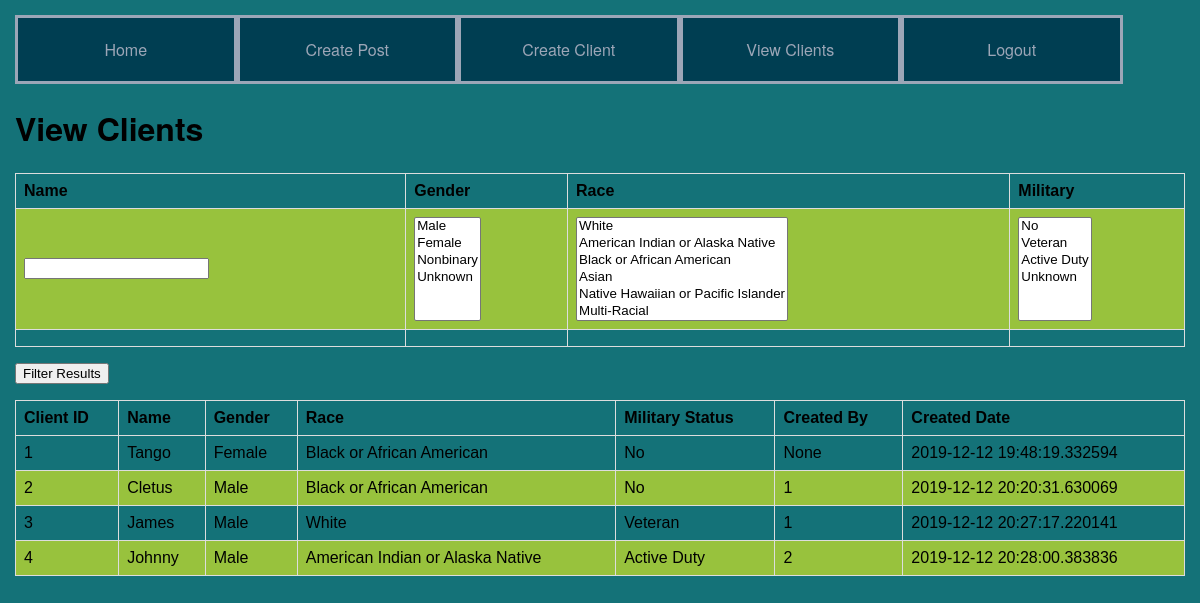
The app's page /view_clients (signed in), older data.
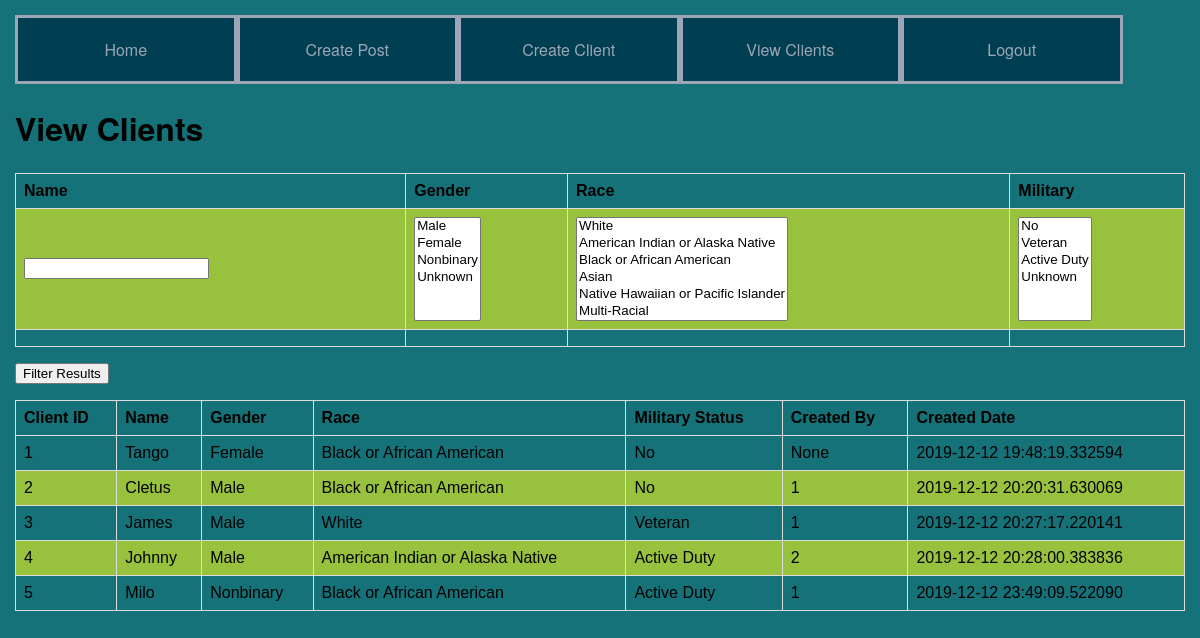
The same page, newer data.
### app/models.py (models this page shows, shortened)
class Client(db.Model):
	id = db.Column(db.Integer, primary_key = True)
	name = db.Column(db.String(30))
	gender = db.Column(db.Integer)
	race = db.Column(db.Integer)
	military = db.Column(db.Integer)
	created_date = db.Column(db.DateTime, index = True, default = datetime.utcnow)
	created_by = db.Column(db.Integer, db.ForeignKey('user.id'))

### app/routes.py (the view, shortened to what this page needs)
@app.route('/view_clients', methods = ['GET', 'POST'])
@login_required
def view_clients():
	lists = Lists()
	form = FilterClients()
	clients = Client.query.all()
	return render_template('view_clients.html', title = 'Clients', clients = clients, lists = lists, form = form)

### app/forms.py
class FilterClients(FlaskForm):
	gender_list_choices = list(zip(lists.genders.keys(), lists.genders.values()))
	race_choices = list(zip(lists.race.keys(), lists.race.values()))
	military_status = list(zip(lists.military.keys(), lists.military.values()))
	name = StringField('Name')
	gender = SelectField('Gender', choices = gender_list_choices, validators = [Optional()], coerce = int)
	race = SelectField('Race', choices = race_choices, validators = [Optional()], coerce = int)
	military = SelectField('Military', choices = military_status, validators = [Optional()], coerce = int)
	submit = SubmitField('Filter Results')

### app/models.py (called while the page is built)
@login.user_loader
def load_user(id):
	return User.query.get(int(id))

### app/templates/view_clients.html (shortened to what this page needs)
{% extends "base.html" %}
{% block content %}
	<h1>View Clients</h1>
	<form action="" method="post">
		<table>
			<tr>
				<th>{{ form.name.label }}</th>
				<th>{{ form.gender.label }}</th>
				<th>{{ form.race.label }}</th>
				<th>{{ form.military.label }}</th>
			</tr>
			<tr>
				<td>{{ form.name(size=20) }}</td>
				<td>{{ form.gender(size=6) }}</td>
				<td>{{ form.race(size=6) }}</td>
				<td>{{ form.military(size=6) }}</td>
			</tr>
			<tr>
				<td>
				</td>
				<td>
				</td>
				<td>
				</td>
				<td>
				</td>
			</tr>
		</table>
		<p> {{ form.submit() }} </p>
	</form>
	<table>
		<tr>
			<th>Client ID</th>
			<th>Name</th>
			<th>Gender</th>
			<th>Race</th>
			<th>Military Status</th>
			<th>Created By</th>
			<th>Created Date</th>
		<tr>
		{% for c in clients %}
		<tr>
			<td>{{ c.id }}</td>
			<td>{{ c.name }}</td>
			<td>{{ lists.genders[c.gender] }}</td>
			<td>{{ lists.race[c.race] }}</td>
			<td>{{ lists.military[c.military] }}</td>
			<td>{{ c.created_by }}</td>
			<td>{{ c.created_date }}</td>
		</tr>
		{% endfor%}
{% endblock %}

Row changes from the older to the newer data that the page shows:
added Client: id "5", name "Milo", gender "Nonbinary", race "Black or African American", military "Active Duty", created_by "1", created_date "2019-12-12 23:49:09.522090"
